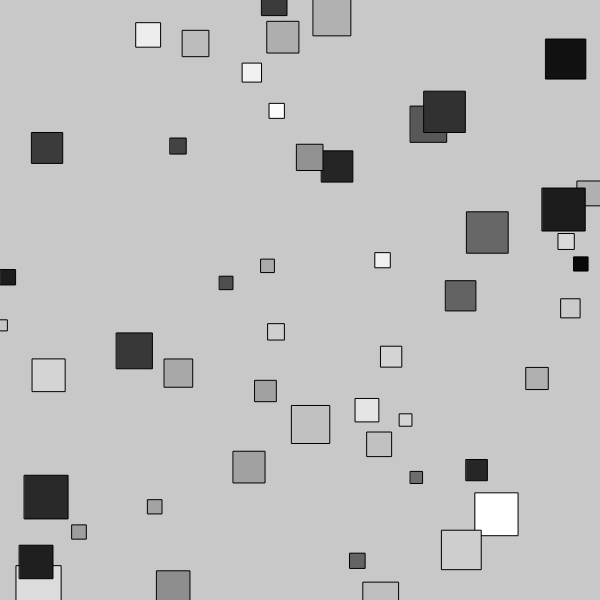
Frame 1 (no input)
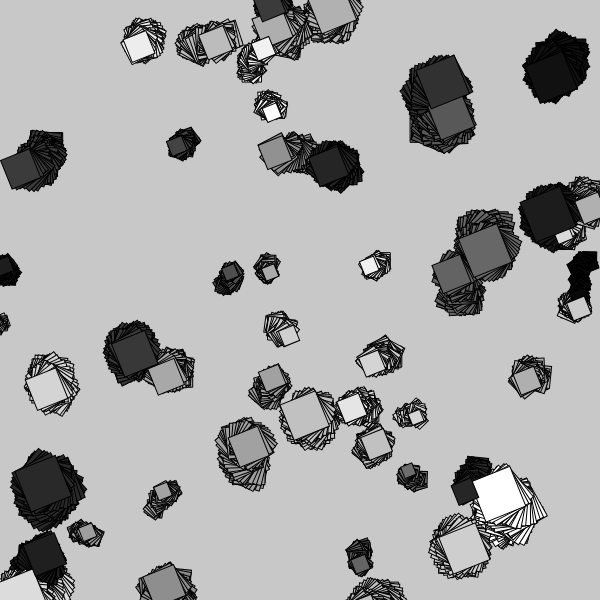
Frame 60 (no input)
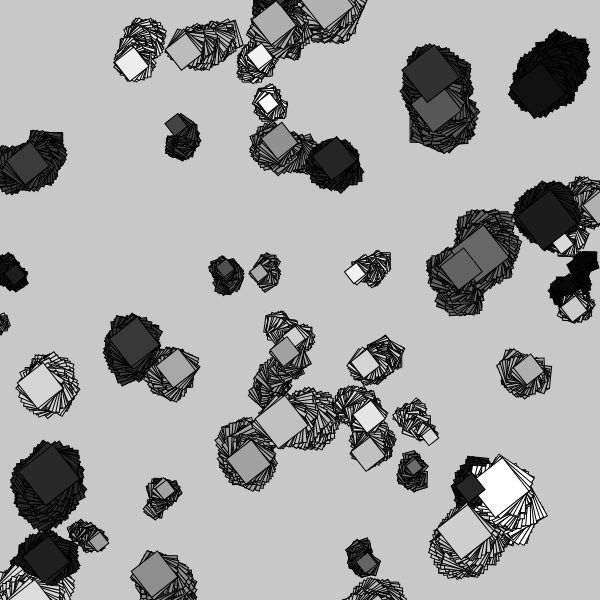
Frame 120 (the mouse pressed at the canvas centre since frame 60)

The p5.js sketch that drew these frames (run headless with seeded random() and noise() and a simulated clock; from frame 60 on, the mouse is pressed at the canvas centre):

// p5.js sketch
// ── sketch.js
let rSquare = []; //创建数组Square
function setup() {  
	createCanvas(600, 600);
	background(200);
	rectMode(CENTER);
	for(let i=0; i<50; i++){  //使用for循环初始化50个RotatingSquare实例，并放在数组rSquare中。
		let x = random(width);
		let y = random(height);
		let s = random(10,45);
		let c = random(255);
		let tSpeed = random(2,3);
		let rSpeed = 0.1;
		rSquare[i] = new RotatingSquare(x,y,s,c,tSpeed,rSpeed);
	}
} 
function draw() {  
	for(let i=0; i<rSquare.length; i++){
		rSquare[i].translating();
		rSquare[i].rotating();
		rSquare[i].drawing();
	}
}

// ── RotatingSquare.js
//以下为RotatingSquare类
class RotatingSquare{
	constructor(squareX, squareY, squareSize, squareColor, squareTSpeed,squareRSpeed){
		this.squareX = squareX;
		this.squareY = squareY;
		this.squareSize = squareSize;
		this.squareColor = squareColor;
		this.squareTSpeed = squareTSpeed;
		this.squareRSpeed = squareRSpeed;
		this.angle=0;
	}
	translating(){
		push();
   		translate(this.squareX,this.squareY);
   		this.squareX +=random(-this.squareTSpeed,this.squareTSpeed);
   		this.squareY +=random(-this.squareTSpeed,this.squareTSpeed);
	}
	rotating() {
		rotate(this.angle);
		this.angle+=this.squareRSpeed; 
	}
	drawing() {
		fill(this.squareColor);
   		rect(0,0,this.squareSize, this.squareSize);
   		pop();
	}
}
